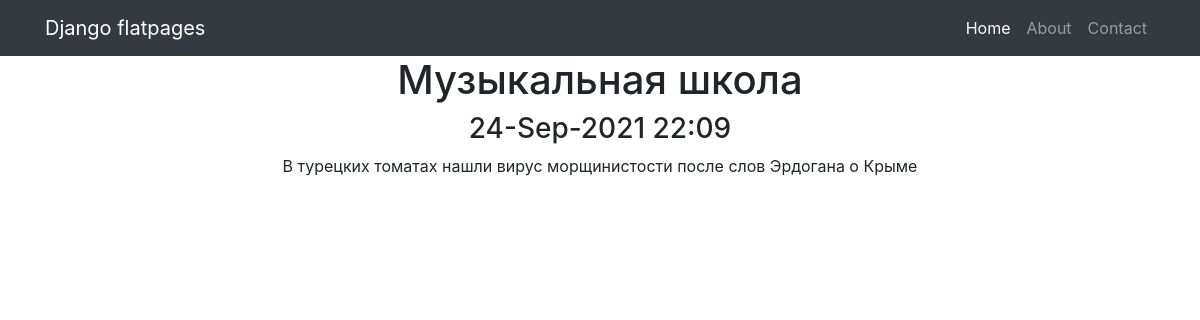
The page /news/2 on the database its author committed.
### news/models.py (models this page shows, shortened)
class Post(models.Model):
    author = models.ForeignKey('Author', on_delete=models.CASCADE)
    news = 'NW'
    article = 'AR'
    CONTENT = [
        (news,'Новости'),
        (article,'Статья')
    ]
    choice = models.CharField(max_length=2, choices=CONTENT, default = news)
    time_create = models.DateTimeField(auto_now_add= True)
    title = models.CharField(max_length=255)
    text = models.TextField()
    rating = models.IntegerField(default=1)
    categories = models.ManyToManyField(Category, through='PostCategory')

### news/views.py (the view)
# urls.py: path('<int:pk>', PostDetail.as_view())
class PostDetail(DetailView):
    model = Post
    template_name = 'new.html'
    context_object_name = 'post'

### news/templatetags/custom_filter.py (called while the page is built)
@register.filter(name='censor')
def censor(value):
    text = value.split()
    for word in text:
        if word.lower() in CENSORED:
            value = value.replace(word, '****')
    return value

### templates/new.html (shortened to what this page needs)
{% extends 'flatpages/default.html' %}
{% load custom_filter %}
{% block content %}
<h1>{{ post.title }}</h1>
<h3>{{post.time_create | date:"d-M-Y H:m"}}</h3>
<div>
        <p>{{ post.text | censor }}</p>
</div>
{% endblock content %}

### rows shown on the page
Post: title "Музыкальная школа", time_create "24-Sep-2021 22:09", text|censor "В турецких томатах нашли вирус морщинистости после слов Эрдогана о Крыме"
